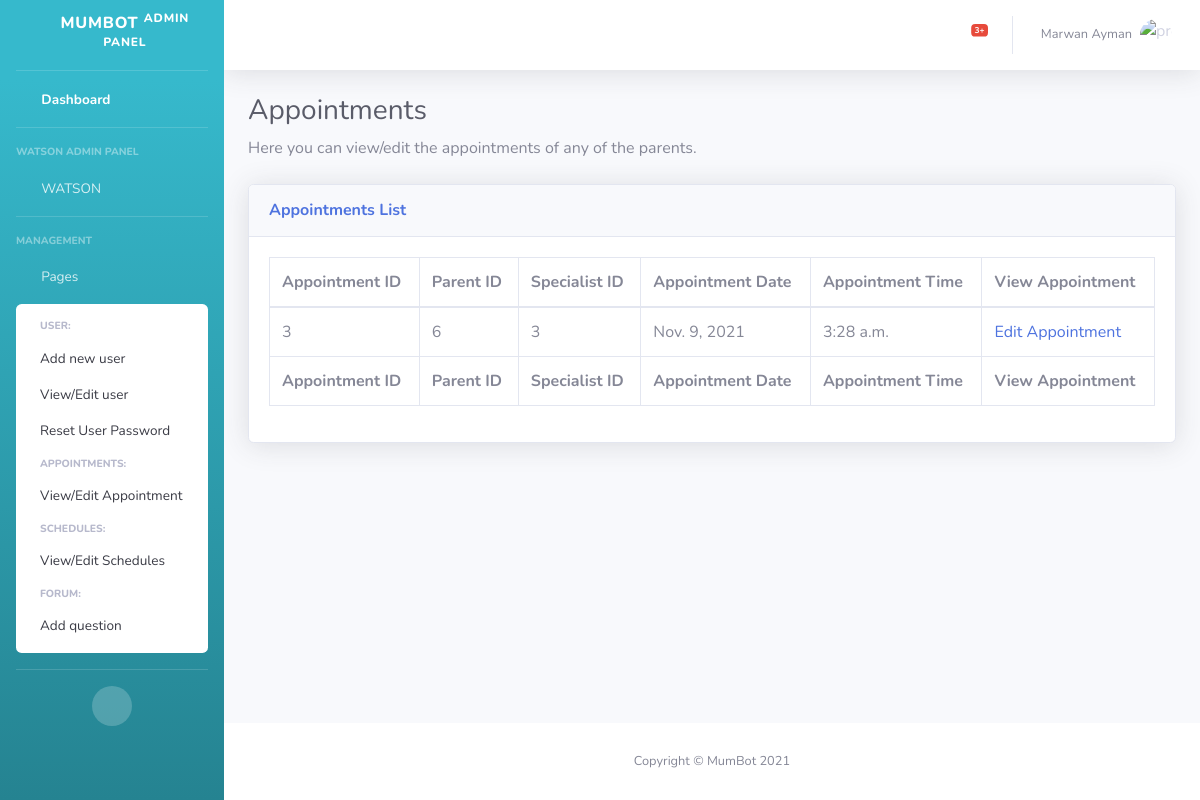
Page /grad/appointments.html on the committed database.
### grad/models.py (models this page shows)
class VideoSession(models.Model):
    parent_id = models.ForeignKey(
        Parent, on_delete=models.CASCADE, related_name="VideoSessions")
    specialist_id = models.ForeignKey(
        Specialist, on_delete=models.CASCADE, related_name="VideoSessions")
    video_price = models.FloatField()
    video_duration_in_minutes = models.IntegerField()
    video_date = models.DateField(auto_now=False, auto_now_add=False)
    video_start_time = models.TimeField(auto_now=False, auto_now_add=False)
    video_end_time = models.TimeField(auto_now=False, auto_now_add=False)

class User(models.Model):
    user_password = models.CharField(max_length=32)
    user_name = models.CharField(max_length=25)
    user_phone = models.CharField(max_length=15)
    user_email = models.EmailField(max_length=254)
    user_role = models.IntegerField()

### grad/views.py (the view)
# urls.py: path("appointments.html", views.appointments, name="appointments"),
def appointments(request):
    return render(request, "grad/appointments.html", {
        "appointments": VideoSession.objects.all(),
    })

### grad/models.py (called while the page is built)
    def __str__(self):
        return f"{self.id}"

    def __str__(self):
        return f"{self.id}"

### grad/templates/grad/appointments.html (shortened to what this page needs)
<!DOCTYPE html>
<html lang="en">
<head>
    {% load static %}
    <link href="{% static 'grad/vendor/fontawesome-free/css/all.min.css' %}" rel="stylesheet" type="text/css">
    <link href="{% static 'grad/css/sb-admin-2.min.css' %}" rel="stylesheet">
    <link href="{% static 'grad/vendor/datatables/dataTables.bootstrap4.min.css' %}" rel="stylesheet">
</head>
<body id="page-top">
    <div id="wrapper">
        {% include "grad/sidebar.html" %}
        <div id="content-wrapper" class="d-flex flex-column">
            <div id="content">
                {% include "grad/navbar.html" %}
                <div class="container-fluid">
                    <h1 class="h3 mb-2 text-gray-800">Appointments</h1>
                    <p class="mb-4">Here you can view/edit the appointments of any of the parents.</p>
                    <div class="card shadow mb-4">
                        <div class="card-header py-3">
                            <h6 class="m-0 font-weight-bold text-primary">Appointments List</h6>
                        </div>
                        <div class="card-body">
                            <div class="table-responsive">
                                <table class="table table-bordered table-hover" id="dataTable" width="100%"
                                    cellspacing="0">
                                    <thead>
                                        <tr>
                                            <th>Appointment ID</th>
                                            <th>Parent ID</th>
                                            <th>Specialist ID</th>
                                            <th>Appointment Date</th>
                                            <th>Appointment Time</th>
                                            <th>View Appointment</th>
                                        </tr>
                                    </thead>
                                    <tfoot>
                                        <tr>
                                            <th>Appointment ID</th>
                                            <th>Parent ID</th>
                                            <th>Specialist ID</th>
                                            <th>Appointment Date</th>
                                            <th>Appointment Time</th>
                                            <th>View Appointment</th>
                                        </tr>
                                    </tfoot>
                                    <tbody>
                                        {% for app in appointments %}
                                        <tr>
                                            <td>{{app.id}}</td>
                                            <td>{{app.parent_id}}</td>
                                            <td>{{app.specialist_id}}</td>
                                            <td>{{app.video_date}}</td>
                                            <td>{{app.video_start_time}}</td>
                                            <td><a href="{% url 'editappointment' app.id %}">Edit Appointment</a></td>
                                        </tr>
                                        {% endfor %}
                                    </tbody>
                                </table>
                            </div>
                        </div>
                    </div>
                </div>
            </div>
            <footer class="sticky-footer bg-white">
                <div class="container my-auto">
                    <div class="copyright text-center my-auto">
                        <span>Copyright &copy; MumBot 2021</span>
                    </div>
                </div>
            </footer>
        </div>
    </div>
</body>
</html>

### rows in the picture
VideoSession: id "3", parent_id "6", specialist_id "3", video_date "Nov. 9, 2021", video_start_time "3:28 a.m."
